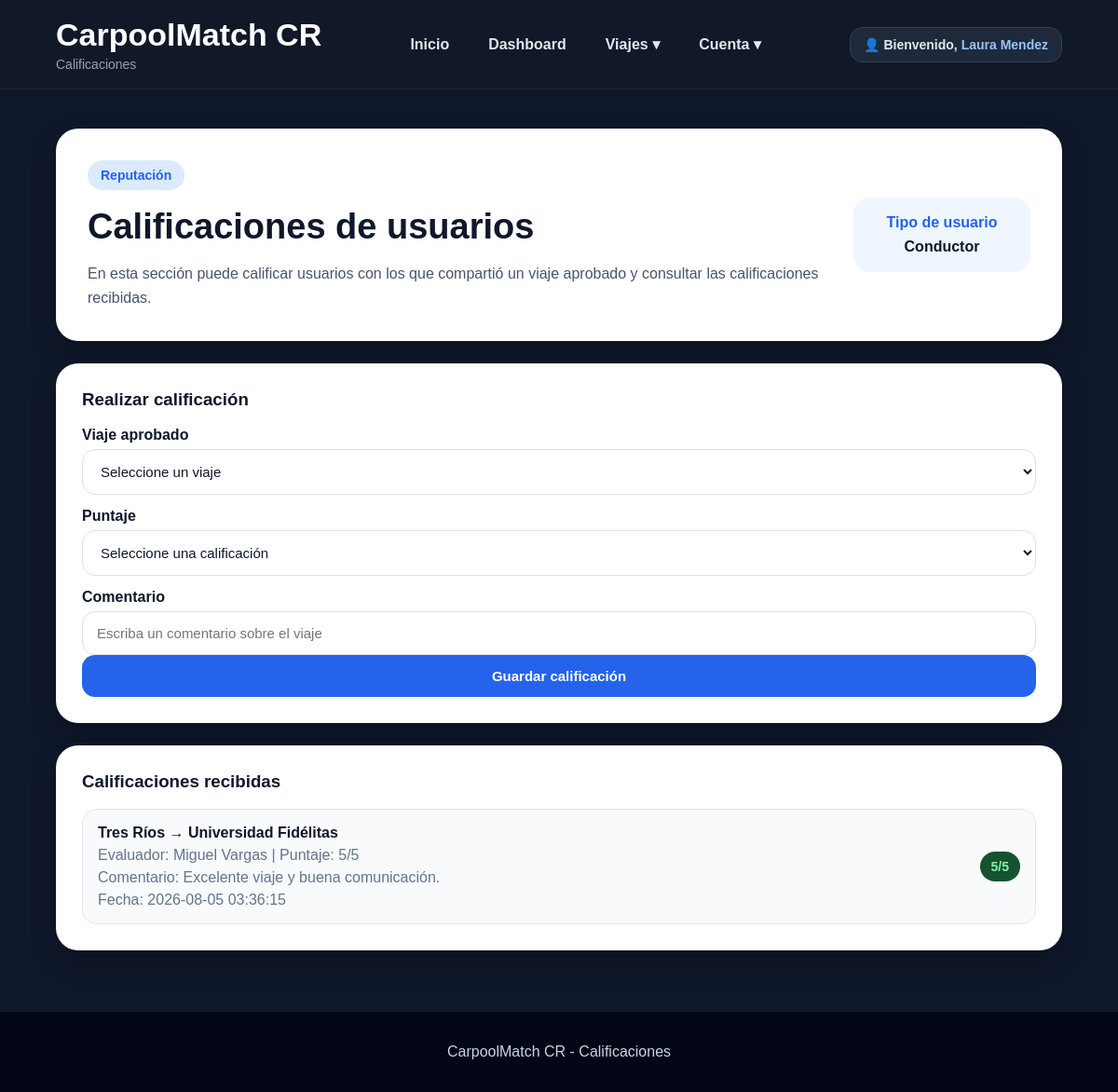
The page /calificaciones.php (signed in) on the database its author committed.
### tables this page shows
CREATE TABLE calificaciones (
    id_calificacion INT AUTO_INCREMENT PRIMARY KEY,
    id_evaluador INT NOT NULL,
    id_evaluado INT NOT NULL,
    id_viaje INT NOT NULL,
    puntaje INT NOT NULL,
    comentario TEXT,
    fecha_calificacion TIMESTAMP DEFAULT CURRENT_TIMESTAMP,
    FOREIGN KEY (id_evaluador) REFERENCES usuarios(id_usuario),
    FOREIGN KEY (id_evaluado) REFERENCES usuarios(id_usuario),
    FOREIGN KEY (id_viaje) REFERENCES viajes(id_viaje),
    CHECK (puntaje BETWEEN 1 AND 5),
    UNIQUE (id_evaluador, id_evaluado, id_viaje)
);

CREATE TABLE viajes (
    id_viaje INT AUTO_INCREMENT PRIMARY KEY,
    id_conductor INT NOT NULL,
    punto_salida VARCHAR(150) NOT NULL,
    destino VARCHAR(150) NOT NULL,
    fecha_hora DATETIME NOT NULL,
    asientos_disponibles INT NOT NULL,
    observaciones TEXT,
    estado ENUM('Activo', 'Completo', 'Cancelado') DEFAULT 'Activo',
    fecha_publicacion TIMESTAMP DEFAULT CURRENT_TIMESTAMP,
    FOREIGN KEY (id_conductor) REFERENCES usuarios(id_usuario)
);

CREATE TABLE usuarios (
    id_usuario INT AUTO_INCREMENT PRIMARY KEY,
    nombre VARCHAR(100) NOT NULL,
    correo VARCHAR(120) NOT NULL UNIQUE,
    telefono VARCHAR(8) NOT NULL,
    tipo_usuario ENUM('Conductor', 'Pasajero', 'Ambos') NOT NULL,
    contrasena VARCHAR(255) NOT NULL,
    fecha_registro TIMESTAMP DEFAULT CURRENT_TIMESTAMP,
    reputacion DECIMAL(3,2) DEFAULT 5.00,
    estado ENUM('Activo', 'Inactivo') DEFAULT 'Activo'
);

### calificaciones.php (the view, shortened to what this page needs)
<?php
include "php/conexion.php";
$idUsuario = $_SESSION["id_usuario"];
$nombreUsuario = $_SESSION["nombre"];
$tipoUsuario = $_SESSION["tipo_usuario"];
$consultaCalificaciones = "SELECT calificaciones.puntaje,
                                  calificaciones.comentario,
                                  calificaciones.fecha_calificacion,
                                  evaluador.nombre AS nombre_evaluador,
                                  viajes.punto_salida,
                                  viajes.destino
                           FROM calificaciones
                           INNER JOIN usuarios AS evaluador ON calificaciones.id_evaluador = evaluador.id_usuario
                           INNER JOIN viajes ON calificaciones.id_viaje = viajes.id_viaje
                           WHERE calificaciones.id_evaluado = ?
                           ORDER BY calificaciones.fecha_calificacion DESC";
$stmtCalificaciones = mysqli_prepare($conexion, $consultaCalificaciones);
mysqli_stmt_bind_param($stmtCalificaciones, "i", $idUsuario);
mysqli_stmt_execute($stmtCalificaciones);
$resultadoCalificaciones = mysqli_stmt_get_result($stmtCalificaciones);
?>
<!DOCTYPE html>
<html lang="es">
<head>
    <link rel="stylesheet" href="css/style.css">
</head>
<body>
    <header class="header">
        <div class="brand">
            <h1>CarpoolMatch CR</h1>
            <p>Calificaciones</p>
        </div>
        <nav class="nav">
            <a href="index.php">Inicio</a>
            <a href="dashboard.php">Dashboard</a>
            <div class="menu-dropdown">
                <span class="menu-btn">Viajes ▾</span>
            </div>
            <div class="menu-dropdown">
                <span class="menu-btn">Cuenta ▾</span>
            </div>
        </nav>
        <div class="usuario-header">
            👤 Bienvenido, <span><?php echo $nombreUsuario; ?></span>
        </div>
    </header>
    <main class="dashboard container">
        <section class="dashboard-welcome card">
            <div>
                <span class="tag">Reputación</span>
                <h2>Calificaciones de usuarios</h2>
                <p>
                    En esta sección puede calificar usuarios con los que compartió un viaje aprobado y consultar las
                    calificaciones recibidas.
                </p>
            </div>
            <div class="dashboard-user">
                <strong>Tipo de usuario</strong>
                <span><?php echo $tipoUsuario; ?></span>
            </div>
        </section>
        <section class="card dashboard-section">
            <h3>Realizar calificación</h3>
            <form class="form" action="php/guardar_calificacion.php" method="POST">
                <label for="viaje">Viaje aprobado</label>
                <select id="viaje" name="viaje">
                    <option value="">Seleccione un viaje</option>
                </select>
                <label for="puntaje">Puntaje</label>
                <select id="puntaje" name="puntaje">
                    <option value="">Seleccione una calificación</option>
                </select>
                <label for="comentario">Comentario</label>
                <input type="text" id="comentario" name="comentario" placeholder="Escriba un comentario sobre el viaje">
                <button type="submit" class="btn btn-primary full">
                    Guardar calificación
                </button>
            </form>
        </section>
        <section class="card dashboard-section">
            <h3>Calificaciones recibidas</h3>
            <div class="dashboard-list">
                <?php if (mysqli_num_rows($resultadoCalificaciones) > 0) { ?>
                    <?php while ($calificacion = mysqli_fetch_assoc($resultadoCalificaciones)) { ?>
                        <div class="dashboard-item">
                            <div>
                                <strong>
                                    <?php echo $calificacion["punto_salida"]; ?> → <?php echo $calificacion["destino"]; ?>
                                </strong>
                                <p>
                                    Evaluador: <?php echo $calificacion["nombre_evaluador"]; ?> |
                                    Puntaje: <?php echo $calificacion["puntaje"]; ?>/5
                                </p>
                                <p>
                                    Comentario: <?php echo $calificacion["comentario"]; ?>
                                </p>
                                <p>
                                    Fecha: <?php echo $calificacion["fecha_calificacion"]; ?>
                                </p>
                            </div>
                            <span class="status">
                                <?php echo $calificacion["puntaje"]; ?>/5
                            </span>
                        </div>
                    <?php } ?>
                <?php } else { ?>
                    <p>No tiene calificaciones recibidas todavía.</p>
                <?php } ?>
            </div>
        </section>
    </main>
    <footer class="footer">
        <p>CarpoolMatch CR - Calificaciones</p>
    </footer>
</body>
</html>

### css/style.css (style rules this page uses)
* { box-sizing: border-box; }
body { margin: 0; font-family: Arial, Helvetica, sans-serif; background: #0f172a; color: #f8fafc; }
a { text-decoration: none; }
.container { width: 90%; max-width: 1180px; margin: 0 auto; }
.header { background: #111827; border-bottom: 1px solid #1f2937; padding: 18px 5%; display: flex; justify-content: space-between; align-items: center; gap: 20px; flex-wrap: wrap; position: sticky; top: 0; z-index: 10; }
.brand h1 { margin: 0; font-size: 34px; color: white; }
.brand p { margin: 4px 0 0; color: #94a3b8; font-size: 14px; }
.nav { display: flex; gap: 10px; flex-wrap: wrap; align-items: center; }
.nav a { color: #e2e8f0; padding: 10px 16px; border-radius: 12px; font-weight: bold; transition: 0.2s; }
.menu-dropdown { position: relative; }
.menu-btn { color: #e2e8f0; padding: 10px 16px; border-radius: 12px; font-weight: bold; cursor: pointer; display: inline-block; transition: 0.2s; }
.btn { padding: 14px 22px; border-radius: 14px; font-weight: bold; display: inline-block; border: none; cursor: pointer; font-size: 15px; text-align: center; }
.btn-primary { background: #2563eb; color: white; }
.full { width: 100%; }
.card { background: white; color: #0f172a; border-radius: 24px; box-shadow: 0 12px 28px rgba(0, 0, 0, 0.22); }
.tag { display: inline-block; background: #dbeafe; color: #2563eb; padding: 8px 14px; border-radius: 999px; font-size: 14px; font-weight: bold; }
.status { background: #14532d; color: #86efac; padding: 8px 12px; border-radius: 999px; font-weight: bold; font-size: 14px; }
.footer { background: #020617; color: #cbd5e1; text-align: center; padding: 18px; }
.form label { display: block; margin: 14px 0 6px; font-weight: bold; }
.form input, .form select { width: 100%; padding: 14px 15px; border: 1px solid #dbe1ea; border-radius: 14px; font-size: 15px; outline: none; background: white; color: #0f172a; }
.dashboard { padding: 42px 0; }
.dashboard-welcome { padding: 34px; display: flex; justify-content: space-between; align-items: center; gap: 24px; margin-bottom: 24px; }
.dashboard-welcome h2 { color: #0f172a; font-size: 38px; margin: 18px 0 12px; }
.dashboard-welcome p { color: #475569; line-height: 1.6; margin-bottom: 0; }
.dashboard-user { background: #eff6ff; color: #2563eb; padding: 18px; border-radius: 18px; min-width: 190px; text-align: center; }
.dashboard-user strong { display: block; margin-bottom: 8px; }
.dashboard-user span { color: #0f172a; font-weight: bold; }
.dashboard-section { padding: 28px; margin-bottom: 24px; }
.dashboard-section h3 { color: #0f172a; margin-top: 0; margin-bottom: 18px; }
.dashboard-list { display: grid; gap: 14px; }
.dashboard-item { background: #f8fafc; border: 1px solid #e2e8f0; padding: 16px; border-radius: 16px; display: flex; justify-content: space-between; align-items: center; gap: 15px; }
.dashboard-item strong { color: #0f172a; }
.dashboard-item p { color: #64748b; margin: 6px 0 0; }
.usuario-header { background: #1e293b; color: #e2e8f0; padding: 10px 14px; border-radius: 14px; font-size: 14px; font-weight: bold; border: 1px solid #334155; }
.usuario-header span { color: #93c5fd; }

### rows shown on the page
calificaciones: id_viaje.punto_salida "Tres Ríos", id_viaje.destino "Universidad Fidélitas", id_evaluador.nombre "Miguel Vargas", puntaje "5", comentario "Excelente viaje y buena comunicación.", fecha_calificacion "2026-08-05 03:36:15"

### other values the page prints
$nombreUsuario "Laura Mendez"
$tipoUsuario "Conductor"
